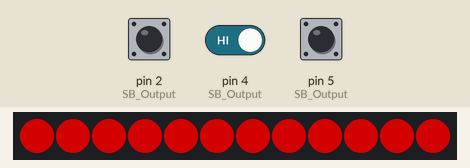
The sketch below on a simulated Arduino Uno, built with avr-gcc and run on an emulated ATmega328P. On the bench: 12 RGB LEDs in strip order, left to right. The inputs (shaded band) are chosen by the test bench; at power-on: pin 2 (SB_Output) HIGH, pin 4 (SB_Output) HIGH, pin 5 (SB_Output) HIGH. Dim RGB values are drawn brighter than linear; random numbers use the default seed unless the sketch sets one.

Above: at 2.7 s.
2.8 s: pin 2 (SB_Output) pulled LOW for 1.2 s
At 5.0 s:
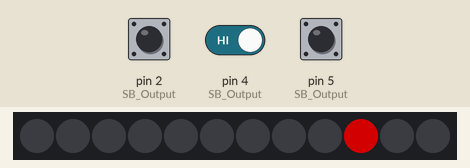
5.6 s: pin 2 (SB_Output) pulled LOW for 3.2 s
At 9.4 s:
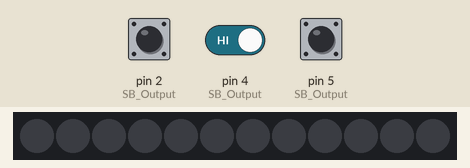
10.5 s: pin 2 (SB_Output) driven LOW and pin 4 (SB_Output) driven LOW
At 11.5 s:
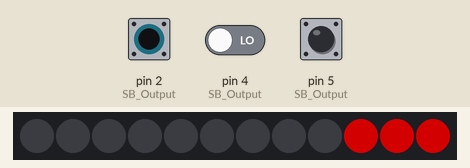
13.3 s: pin 5 (SB_Output) pulled LOW for 1.2 s
At 14.2 s:
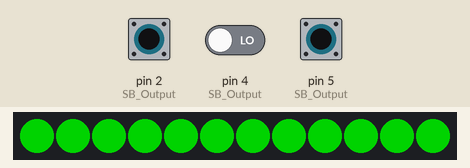
16.1 s: pin 2 (SB_Output) driven HIGH
At 18.2 s:
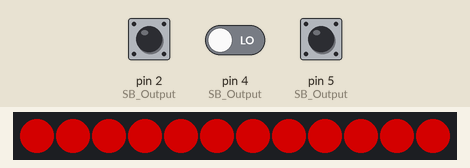

The sketch:

Handibot_LED_1.0.0.ino
```cpp
#include <Adafruit_NeoPixel.h>

// Parameter 1 = number of pixels in strip
// Parameter 2 = pin number (most are valid)
// Parameter 3 = pixel type flags, add together as needed:
//   NEO_RGB     Pixels are wired for RGB bitstream
//   NEO_GRB     Pixels are wired for GRB bitstream
//   NEO_KHZ400  400 KHz bitstream (e.g. FLORA pixels)
//   NEO_KHZ800  800 KHz bitstream (e.g. High Density LED strip)

int numLEDs = 12;  // number of LEDs in strip
int dataInput = 6; // the input switch connection from the data line on the strip to the arduino

Adafruit_NeoPixel strip = Adafruit_NeoPixel(numLEDs, dataInput, NEO_GRB + NEO_KHZ800);
//****************************************************************************/

void setup() {
  // Configure the ShopBot Output switch connections

   pinMode(2, INPUT_PULLUP);  // SB Output #1 connected to Arduino Input #2
   pinMode(4, INPUT_PULLUP);  // SB Output #4 connected to Arduino Input #4
   pinMode(5, INPUT_PULLUP);  // SB Output #5 connected to Arduino Input #5


  strip.begin();

  // Update the strip, to start they are all 'off'
  strip.show();
}


void loop() {
  int sensorVal1 = digitalRead(2); // the connection to the #1 output...there's no #1 input on these Arduinos
  int sensorVal4 = digitalRead(4); // the connection to the #4 output
  int sensorVal5 = digitalRead(5); // the connection to the #5 output
  int switchVal = 0;

if (sensorVal1 == HIGH) switchVal =1;
else if (sensorVal4 == HIGH) switchVal =4;
else if (sensorVal5 == HIGH) switchVal =5;

 switch (switchVal)
 {
   case 1: // fade all pixels RED and then off
         {
           int j;
           int i;
           for (j = 0; j < 127; j++)
              for (i=0; i < strip.numPixels(); i++)
              {
                strip.setPixelColor(i, strip.Color(j,0,0)); //Red
                strip.show();
              }
            delay(4); // adjust this have to speed up or slow down fade time
         }


     break;

   case 4: // random pixel flashes in RED
     for (int p = 0; p < 20; p++)
       {

         colorRnd(strip.Color(127,   0,   0), 10); // Red
         colorRnd(strip.Color(127,   0,   0), 10); // Red
       }
     break;

   case 5: // YELLOW pixel chace down the strip
     {
       colorWipe(strip.Color(0,   0,   0), 50);  // Off
       strip.show();
       colorWipe(strip.Color(125,   125,   0), 50);  // Yellow
        strip.show();
     }
     break;

   default: // all pixels GREEN
      {
     colorWipe(strip.Color(0,   125,   0), 0);  // Green
      strip.show();
       }

 }

 }

// blink random leds
void colorRnd(uint32_t c, uint8_t wait) {
  int i;

  // Start by turning all pixels off:
  for(i=0; i<strip.numPixels(); i++) strip.setPixelColor(i, 0);

  // Then display one pixel at a time:
  //for(i=0; i<5; i++) {
    int pixelnum = random(numLEDs);
    strip.setPixelColor(pixelnum, c); // Set new pixel 'on'
    strip.show();              // Refresh LED states
    strip.setPixelColor(pixelnum, 0); // Erase pixel, but don't refresh!
    delay(wait);
  //}

  strip.show(); // Refresh to turn off last pixel
}

// Fill the dots progressively along the strip....we don't use
void colorWipe(uint32_t c, uint8_t wait) {
  int i;

  for (i=0; i < strip.numPixels(); i++) {
      strip.setPixelColor(i, c);
      strip.show();
      delay(wait);
  }
}


/* Helper functions */

//Input a value 0 to 384 to get a color value.
//The colours are a transition r - g -b - back to r

uint32_t Wheel(uint16_t WheelPos)
{
  byte r, g, b;
  switch(WheelPos / 128)
  {
    case 0:
      r = 127 - WheelPos % 128;   //Red down
      g = WheelPos % 128;      // Green up
      b = 0;                  //blue off
      break;
    case 1:
      g = 127 - WheelPos % 128;  //green down
      b = WheelPos % 128;      //blue up
      r = 0;                  //red off
      break;
    case 2:
      b = 127 - WheelPos % 128;  //blue down
      r = WheelPos % 128;      //red up
      g = 0;                  //green off
      break;
  }
  return(strip.Color(r,g,b));
}
```

Measured:
- what the display in image 1 shows lasts 1.1 s, from 4.2 s to 5.3 s
- what the display in image 2 shows lasts 1.0 s, from 9.1 s to 10.1 s
